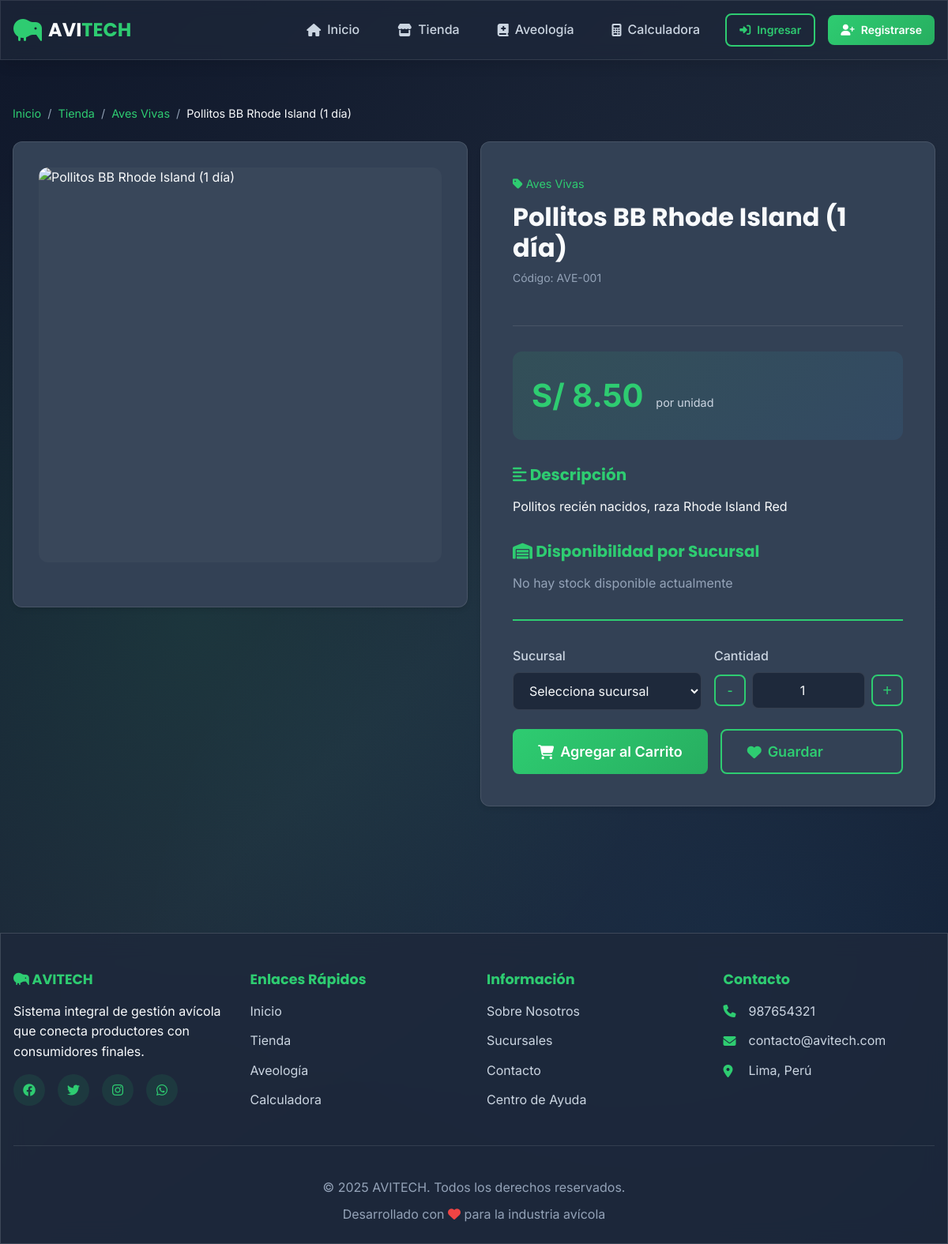
/tienda/detalle/pollitos-rhode-island, run on the app's committed database.
### tables this page shows
CREATE TABLE productos (
    id_producto INT AUTO_INCREMENT PRIMARY KEY,
    id_categoria_producto INT NOT NULL,
    codigo_producto VARCHAR(50) UNIQUE,
    nombre_producto VARCHAR(255) NOT NULL,
    slug VARCHAR(255) NOT NULL UNIQUE,
    descripcion_corta TEXT,
    descripcion_larga LONGTEXT,
    precio_unitario DECIMAL(10,2) NOT NULL,
    precio_oferta DECIMAL(10,2),
    unidad_medida ENUM('unidad', 'kg', 'lb', 'docena', 'caja', 'saco') DEFAULT 'unidad',
    peso_gramos DECIMAL(8,2),
    stock_total INT DEFAULT 0 COMMENT 'Stock total en granja central',
    stock_minimo INT DEFAULT 5,
    requiere_refrigeracion TINYINT(1) DEFAULT 0,
    dias_frescura INT COMMENT 'Días de vida útil del producto',
    destacado TINYINT(1) DEFAULT 0,
    activo TINYINT(1) DEFAULT 1,
    fecha_creacion TIMESTAMP DEFAULT CURRENT_TIMESTAMP,
    fecha_actualizacion TIMESTAMP DEFAULT CURRENT_TIMESTAMP ON UPDATE CURRENT_TIMESTAMP,
    FOREIGN KEY (id_categoria_producto) REFERENCES categorias_producto(id_categoria_producto),
    INDEX idx_categoria (id_categoria_producto),
    INDEX idx_slug (slug),
    INDEX idx_destacado (destacado),
    INDEX idx_activo (activo),
    FULLTEXT KEY ft_productos (nombre_producto, descripcion_corta)
);

CREATE TABLE categorias_producto (
    id_categoria_producto INT AUTO_INCREMENT PRIMARY KEY,
    nombre_categoria VARCHAR(100) NOT NULL UNIQUE,
    slug VARCHAR(100) NOT NULL UNIQUE,
    descripcion TEXT,
    icono VARCHAR(50),
    imagen VARCHAR(255),
    parent_id INT DEFAULT NULL COMMENT 'Para subcategorías',
    orden INT DEFAULT 0,
    activo TINYINT(1) DEFAULT 1,
    fecha_creacion TIMESTAMP DEFAULT CURRENT_TIMESTAMP,
    FOREIGN KEY (parent_id) REFERENCES categorias_producto(id_categoria_producto) ON DELETE SET NULL,
    INDEX idx_parent (parent_id),
    INDEX idx_slug (slug)
);

### controllers/TiendaController.php (called while the page is built, shortened)
<?php
require_once ROOT_PATH . '/core/Controller.php';
require_once ROOT_PATH . '/models/Producto.php';
class TiendaController extends Controller
{
    private $productoModel;
    public function __construct()
    {
        $this->productoModel = new Producto($this->db);
    }
    public function detalle($slug)
    {
        $producto = $this->productoModel->getBySlug($slug);
        $imagenes = $this->productoModel->getImagenes($producto['id_producto']);
        $atributos = $this->productoModel->getAtributos($producto['id_producto']);
        $stockSucursales = $this->productoModel->getStockPorSucursal($producto['id_producto']);
        $relacionados = $this->productoModel->getRelacionados(
            $producto['id_producto'],
            $producto['id_categoria'],
            4
        );
        $data = [
            'title' => $producto['nombre_producto'] . ' - ' . APP_NAME,
            'producto' => $producto,
            'imagenes' => $imagenes,
            'atributos' => $atributos,
            'stock_sucursales' => $stockSucursales,
            'relacionados' => $relacionados
        ];
        $this->view('tienda/detalle', $data);
    }
}

### core/Database.php (called while the page is built, shortened)
<?php
class Database
{
    private static $instance = null;
    private $connection;
    private function __construct()
    {
        try {
            $dsn = "mysql:host=" . DB_HOST . ";dbname=" . DB_NAME . ";charset=" . DB_CHARSET;
            $options = [
                PDO::ATTR_ERRMODE => PDO::ERRMODE_EXCEPTION,
                PDO::ATTR_DEFAULT_FETCH_MODE => PDO::FETCH_ASSOC,
                PDO::ATTR_EMULATE_PREPARES => false,
                PDO::MYSQL_ATTR_INIT_COMMAND => "SET NAMES " . DB_CHARSET
            ];
            $this->connection = new PDO($dsn, DB_USER, DB_PASS, $options);
        } catch (PDOException $e) {
            die("Error de conexión: " . $e->getMessage());
        }
    }
    public static function getInstance()
    {
        if (self::$instance === null) {
            self::$instance = new self();
        }
        return self::$instance;
    }
    public function getConnection()
    {
        return $this->connection;
    }
}

### models/Producto.php (called while the page is built, shortened)
<?php
class Producto
{
    private $db;
    private $table = 'productos';
    public function __construct($db)
    {
        $this->db = $db;
    }
    public function getBySlug($slug)
    {
        $query = "SELECT p.*, cp.nombre_categoria
                  FROM {$this->table} p
                  INNER JOIN categorias_producto cp ON p.id_categoria_producto = cp.id_categoria_producto
                  WHERE p.slug = :slug AND p.activo = 1";
        $stmt = $this->db->prepare($query);
        $stmt->bindParam(':slug', $slug);
        $stmt->execute();
        return $stmt->fetch();
    }
}

### views/tienda/detalle.php (the view, shortened to what this page needs)
<?php require_once ROOT_PATH . '/views/layouts/header.php'; ?>
<div class="container">
    <nav class="breadcrumb">
        <a href="<?php echo APP_URL; ?>/">Inicio</a>
        <span>/</span>
        <a href="<?php echo APP_URL; ?>/tienda">Tienda</a>
        <span>/</span>
        <a href="<?php echo APP_URL; ?>/tienda?categoria=<?php echo $producto['id_categoria_producto']; ?>">
            <?php echo $producto['nombre_categoria']; ?>
        </a>
        <span>/</span>
        <span><?php echo htmlspecialchars($producto['nombre_producto']); ?></span>
    </nav>
    <div class="product-detail">
        <div class="row">
            <div class="col-6">
                <div class="product-gallery glass card">
                    <div class="main-image">
                        <?php
                        $imagen_principal = !empty($imagenes) ? $imagenes[0]['url_imagen'] : 'placeholder.jpg';
                        ?>
                        <img id="mainImage" src="<?php echo APP_URL . '/uploads/' . $imagen_principal; ?>"
                            alt="<?php echo htmlspecialchars($producto['nombre_producto']); ?>">
                    </div>
                </div>
            </div>
            <div class="col-6">
                <div class="product-info glass card">
                    <div class="product-header">
                        <span class="product-category">
                            <i class="fas fa-tag"></i> <?php echo $producto['nombre_categoria']; ?>
                        </span>
                        <h1><?php echo htmlspecialchars($producto['nombre_producto']); ?></h1>
                        <p class="product-code">Código: <?php echo $producto['codigo_producto']; ?></p>
                    </div>
                    <div class="product-price-section">
                        <?php if ($producto['precio_oferta']): ?>
                            <div class="price-old">S/ <?php echo number_format($producto['precio_unitario'], 2); ?></div>
                            <div class="price-current">S/ <?php echo number_format($producto['precio_oferta'], 2); ?></div>
                            <div class="discount-badge">
                                ¡Ahorra <?php echo round((($producto['precio_unitario'] - $producto['precio_oferta']) / $producto['precio_unitario']) * 100); ?>%!
                            </div>
                        <?php else: ?>
                            <div class="price-current">S/ <?php echo number_format($producto['precio_unitario'], 2); ?></div>
                        <?php endif; ?>
                        <div class="unit-measure">por <?php echo $producto['unidad_medida']; ?></div>
                    </div>
                    <div class="product-description">
                        <h3><i class="fas fa-align-left"></i> Descripción</h3>
                        <p><?php echo nl2br(htmlspecialchars($producto['descripcion_larga'] ?? $producto['descripcion_corta'])); ?></p>
                    </div>
                    <div class="product-stock">
                        <h3><i class="fas fa-warehouse"></i> Disponibilidad por Sucursal</h3>
                        <?php if (!empty($stock_sucursales)): ?>
                            <div class="stock-list">
                                <?php foreach ($stock_sucursales as $stock): ?>
                                    <div class="stock-item">
                                        <div class="stock-info">
                                            <strong><?php echo $stock['nombre_sucursal']; ?></strong>
                                            <small><?php echo $stock['ciudad']; ?></small>
                                        </div>
                                        <div class="stock-quantity <?php echo $stock['cantidad_disponible'] > 0 ? 'in-stock' : 'out-stock'; ?>">
                                            <?php if ($stock['cantidad_disponible'] > 0): ?>
                                                <i class="fas fa-check-circle"></i>
                                                <?php echo $stock['cantidad_disponible']; ?> disponibles
                                            <?php else: ?>
                                                <i class="fas fa-times-circle"></i> Agotado
                                            <?php endif; ?>
                                        </div>
                                    </div>
                                <?php endforeach; ?>
                            </div>
                        <?php else: ?>
                            <p class="text-muted">No hay stock disponible actualmente</p>
                        <?php endif; ?>
                    </div>
                    <form id="addToCartForm" class="purchase-form">
                        <div class="row">
                            <div class="col-6">
                                <label class="form-label">Sucursal</label>
                                <select name="id_sucursal" id="sucursal_select" class="form-control" required>
                                    <option value="">Selecciona sucursal</option>
                                </select>
                            </div>
                            <div class="col-6">
                                <label class="form-label">Cantidad</label>
                                <div class="quantity-selector">
                                    <button type="button" class="qty-btn" onclick="decreaseQty()">-</button>
                                    <input type="number" name="cantidad" id="quantity" class="form-control"
                                        value="1" min="1" max="100" required>
                                    <button type="button" class="qty-btn" onclick="increaseQty()">+</button>
                                </div>
                            </div>
                        </div>
                        <div class="purchase-actions">
                            <button type="submit" class="btn btn-primary btn-lg">
                                <i class="fas fa-shopping-cart"></i> Agregar al Carrito
                            </button>
                            <button type="button" class="btn btn-outline btn-lg">
                                <i class="fas fa-heart"></i> Guardar
                            </button>
                        </div>
                    </form>
                </div>
            </div>
        </div>
    </div>
</div>
<?php require_once ROOT_PATH . '/views/layouts/footer.php'; ?>

### public/css/style.css (style rules this page uses)
:root { --color-primary: #2ecc71; --color-primary-dark: #27ae60; --color-primary-light: #58d68d; --color-secondary: #3498db; --color-secondary-dark: #2980b9; --color-secondary-light: #5dade2; --color-accent: #f39c12; --color-accent-dark: #e67e22; --color-bg-main: #0f172a; --color-bg-secondary: #1e293b; --color-bg-card: #334155; --color-bg-glass: rgba(30, 41, 59, 0.7); --color-text-primary: #f8fafc; --color-text-secondary: #cbd5e1; --color-text-muted: #94a3b8; --color-success: #10b981; --color-danger: #ef4444; --color-warning: #f59e0b; --color-info: #3b82f6; --shadow-sm: 0 1px 2px 0 rgb(0 0 0 / 0.05); --shadow-md: 0 4px 6px -1px rgb(0 0 0 / 0.1); --shadow-lg: 0 10px 15px -3px rgb(0 0 0 / 0.1); --shadow-xl: 0 20px 25px -5px rgb(0 0 0 / 0.1); --shadow-glow: 0 0 20px rgba(46, 204, 113, 0.3); --radius-sm: 0.375rem; --radius-md: 0.5rem; --radius-lg: 0.75rem; --radius-xl: 1rem; --radius-full: 9999px; --transition-fast: 0.15s ease-in-out; --transition-base: 0.3s ease-in-out; --transition-slow: 0.5s ease-in-out; --font-main: 'Inter', -apple-system, BlinkMacSystemFont, 'Segoe UI', sans-serif; --font-heading: 'Poppins', sans-serif; }
* { margin: 0; padding: 0; box-sizing: border-box; }
html { font-size: 16px; scroll-behavior: smooth; }
body { font-family: var(--font-main); background: var(--color-bg-main); color: var(--color-text-primary); line-height: 1.6; overflow-x: hidden; min-height: 100vh; }
body::before { content: ''; position: fixed; top: 0; left: 0; width: 100%; height: 100%; background: linear-gradient(135deg, var(--color-bg-main) 0%, var(--color-bg-secondary) 50%, var(--color-bg-main) 100% ); z-index: -2; }
body::after { content: ''; position: fixed; top: 0; left: 0; width: 100%; height: 100%; background-image: radial-gradient(circle at 20% 50%, rgba(46, 204, 113, 0.1) 0%, transparent 50%), radial-gradient(circle at 80% 80%, rgba(52, 152, 219, 0.1) 0%, transparent 50%); z-index: -1; }
h1, h2, h3, h4, h5, h6 { font-family: var(--font-heading); font-weight: 700; line-height: 1.2; margin-bottom: 1rem; }
h1 { font-size: 2.5rem; }
h3 { font-size: 1.75rem; }
p { margin-bottom: 1rem; }
a { color: var(--color-primary); text-decoration: none; transition: color var(--transition-base); }
.container { width: 100%; max-width: 1200px; margin: 0 auto; padding: 0 1rem; }
.glass { background: var(--color-bg-glass); backdrop-filter: blur(10px); -webkit-backdrop-filter: blur(10px); border: 1px solid rgba(255, 255, 255, 0.1); box-shadow: var(--shadow-lg); }
.card { background: var(--color-bg-card); border-radius: var(--radius-lg); padding: 1.5rem; box-shadow: var(--shadow-md); transition: all var(--transition-base); }
.btn { display: inline-flex; align-items: center; gap: 0.5rem; padding: 0.75rem 1.5rem; font-family: var(--font-main); font-size: 1rem; font-weight: 600; text-align: center; border: none; border-radius: var(--radius-md); cursor: pointer; transition: all var(--transition-base); text-decoration: none; white-space: nowrap; }
.btn-primary { background: linear-gradient(135deg, var(--color-primary), var(--color-primary-dark)); color: white; }
.btn-outline { background: transparent; border: 2px solid var(--color-primary); color: var(--color-primary); }
.btn-lg { padding: 1rem 2rem; font-size: 1.125rem; }
.form-label { display: block; margin-bottom: 0.5rem; font-weight: 500; color: var(--color-text-secondary); }
.form-control { width: 100%; padding: 0.75rem 1rem; font-family: var(--font-main); font-size: 1rem; background: var(--color-bg-secondary); border: 1px solid rgba(255, 255, 255, 0.1); border-radius: var(--radius-md); color: var(--color-text-primary); transition: all var(--transition-base); }
select.form-control { cursor: pointer; }
.row { display: flex; flex-wrap: wrap; margin: 0 -0.5rem; }
.col-6 { flex: 0 0 50%; max-width: 50%; padding: 0 0.5rem; }
.text-muted { color: var(--color-text-muted); }

### data on the page
productos: id_categoria_producto.nombre_categoria "Aves Vivas", nombre_producto "Pollitos BB Rhode Island (1 día)", codigo_producto "AVE-001", precio_unitario "8.50", unidad_medida "unidad", descripcion_corta "Pollitos recién nacidos, raza Rhode Island Red"
